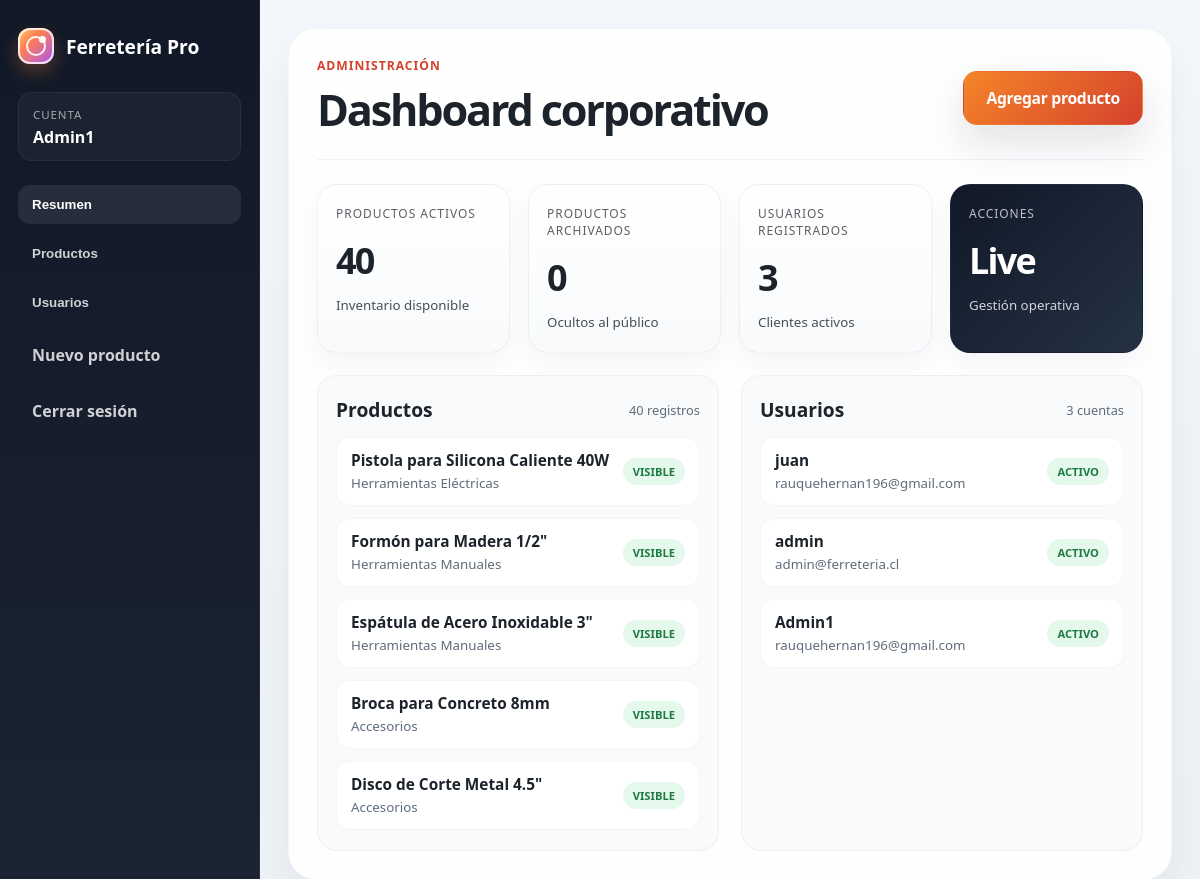
Page /panel-admin/ (signed in) on the committed database.
### Ferreteria/models.py (models this page shows, shortened)
class Producto(models.Model):
    nombre = models.CharField(max_length=100)
    categoria = models.CharField(max_length=50)
    precio = models.PositiveIntegerField()
    stock = models.PositiveIntegerField(default=0)
    imagen = models.URLField(max_length=500, blank=True, null=True)
    archivado = models.BooleanField(default=False)

### Ferreteria/views.py (the view)
# urls.py: path('panel-admin/', views.admin_dashboard, name='admin_dashboard'),
@login_required(login_url='login_admin')
@staff_member_required(login_url='login_admin')
def admin_dashboard(request):
    redirect_result = require_admin1(request)
    if redirect_result is not None:
        return redirect_result
    productos = Producto.objects.order_by('-id')
    usuarios = User.objects.order_by('-date_joined')
    productos_activos = productos.filter(archivado=False).count()
    productos_archivados = productos.filter(archivado=True).count()
    return render(request, 'Ferreteria/admin_dashboard.html', {
        'productos': productos,
        'usuarios': usuarios,
        'productos_activos': productos_activos,
        'productos_archivados': productos_archivados,
    })

### Ferreteria/views.py (called while the page is built)
def require_admin1(request):
    if not request.user.is_authenticated or request.user.username != 'Admin1' or not request.user.is_staff:
        logout(request)
        messages.error(request, 'Este panel es exclusivo del usuario Admin1.')
        return redirect('login_admin')
    return None

### Ferreteria/templates/Ferreteria/admin_dashboard.html (shortened to what this page needs)
{% load static %}
<!DOCTYPE html>
<html lang="es">
<head>
    <link rel="stylesheet" href="{% static 'Ferreteria/css/style.css' %}">
</head>
<body class="admin-shell-body">
    <div class="admin-shell">
        <aside class="admin-sidebar">
            <div class="sidebar-brand">
                <div class="brand-mark"></div>
                <span>Ferretería Pro</span>
            </div>
            <div class="sidebar-user">
                <span class="sidebar-label">Cuenta</span>
                <strong>{{ user.username }}</strong>
            </div>
            <nav class="sidebar-nav">
                <button class="tab-btn active" data-tab="overview" type="button">Resumen</button>
                <button class="tab-btn" data-tab="products" type="button">Productos</button>
                <button class="tab-btn" data-tab="users" type="button">Usuarios</button>
                <a href="{% url 'producto_nuevo' %}">Nuevo producto</a>
                <a href="{% url 'logout_admin' %}">Cerrar sesión</a>
            </nav>
        </aside>
        <main class="admin-main">
            <div class="admin-panel">
                <div class="panel-header">
                    <div>
                        <p class="panel-kicker">Administración</p>
                        <h1>Dashboard corporativo</h1>
                    </div>
                    <a class="primary-btn" href="{% url 'producto_nuevo' %}">Agregar producto</a>
                </div>
                <div class="dashboard-tabs">
                    <div class="tab-panel active" id="overview-panel">
                        <div class="stats-row">
                            <div class="stat-card">
                                <span class="stat-label">Productos activos</span>
                                <strong>{{ productos_activos }}</strong>
                                <small>Inventario disponible</small>
                            </div>
                            <div class="stat-card">
                                <span class="stat-label">Productos archivados</span>
                                <strong>{{ productos_archivados }}</strong>
                                <small>Ocultos al público</small>
                            </div>
                            <div class="stat-card">
                                <span class="stat-label">Usuarios registrados</span>
                                <strong>{{ usuarios|length }}</strong>
                                <small>Clientes activos</small>
                            </div>
                            <div class="stat-card accent">
                                <span class="stat-label">Acciones</span>
                                <strong>Live</strong>
                                <small>Gestión operativa</small>
                            </div>
                        </div>
                        <div class="overview-grid">
                            <div class="overview-card">
                                <div class="mini-header">
                                    <h3>Productos</h3>
                                    <span>{{ productos|length }} registros</span>
                                </div>
                                <ul class="mini-list">
                                    {% for producto in productos|slice:':5' %}
                                    <li>
                                        <div>
                                            <strong>{{ producto.nombre }}</strong>
                                            <small>{{ producto.categoria }}</small>
                                        </div>
                                        <span class="list-status {% if producto.archivado %}is-archived{% else %}is-live{% endif %}">
                                            {% if producto.archivado %}Archivado{% else %}Visible{% endif %}
                                        </span>
                                    </li>
                                    {% empty %}
                                    <li><span>No hay productos</span></li>
                                    {% endfor %}
                                </ul>
                            </div>
                            <div class="overview-card">
                                <div class="mini-header">
                                    <h3>Usuarios</h3>
                                    <span>{{ usuarios|length }} cuentas</span>
                                </div>
                                <ul class="mini-list">
                                    {% for usuario in usuarios|slice:':5' %}
                                    <li>
                                        <div>
                                            <strong>{{ usuario.username }}</strong>
                                            <small>{{ usuario.email|default:'Sin email' }}</small>
                                        </div>
                                        <span class="list-status {% if usuario.is_active %}is-live{% else %}is-archived{% endif %}">
                                            {% if usuario.is_active %}Activo{% else %}Inactivo{% endif %}
                                        </span>
                                    </li>
                                    {% empty %}
                                    <li><span>No hay usuarios</span></li>
                                    {% endfor %}
                                </ul>
                            </div>
                        </div>
                    </div>
                </div>
            </div>
        </main>
    </div>
</body>
</html>

### rows in the picture
Producto: nombre "Pistola para Silicona Caliente 40W", categoria "Herramientas Eléctricas", archivado "VISIBLE"
Producto: nombre "Formón para Madera 1/2\"", categoria "Herramientas Manuales", archivado "VISIBLE"
Producto: nombre "Espátula de Acero Inoxidable 3\"", categoria "Herramientas Manuales", archivado "VISIBLE"
Producto: nombre "Broca para Concreto 8mm", categoria "Accesorios", archivado "VISIBLE"
Producto: nombre "Disco de Corte Metal 4.5\"", categoria "Accesorios", archivado "VISIBLE"

### other values in the picture
{{ user.username }} "Admin1"
{{ productos_activos }} "40"
{{ productos_archivados }} "0"
{{ usuarios|length }} "3"
{{ productos|length }} "40"
{{ usuario.username }} "juan"
{{ usuario.email|default:'Sin email' }} "rauquehernan196@gmail.com"
{{ usuario.username }} "admin"
{{ usuario.email|default:'Sin email' }} "admin@ferreteria.cl"
{{ usuario.username }} "Admin1"
